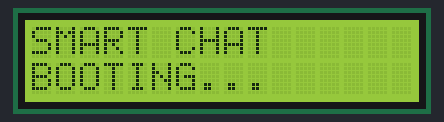
Bench run of a sketch on a simulated Arduino Uno, built with avr-gcc and run on an emulated ATmega328P. Shown: 16×2 character LCD. WiFi joins after 1.5 s; servers stay silent unless stated; what the sketch prints to the serial monitor is not drawn.

Above: at 0.1 s.
At 2.7 s:
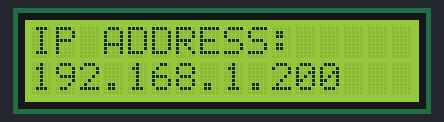
At 5.2 s:
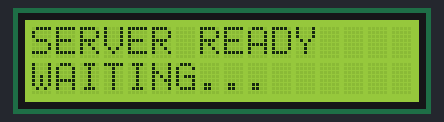
At 7.0 s:
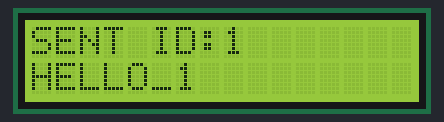
At 22.3 s:
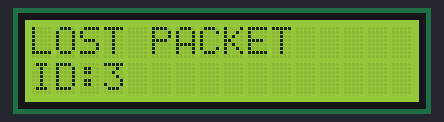
At 36.4 s:
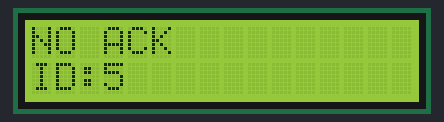

Measured:
- what the display in image 1 shows lasts 2.5 s, from 2.6 s to 5.1 s
- what the display in image 2 shows lasts 1.6 s, from 5.1 s to 6.7 s
- what the display in image 3 shows lasts 5.0 s, from 6.9 s to 11.9 s
- what the display in image 4 shows lasts 1.0 s, from 22.3 s to 23.3 s

The sketch:

arduino_semantic.ino
```cpp
// ============================================================
//  Smart Chat Client — Application Semantics Edition
//  Arduino + Ethernet Shield + I2C LCD 16x2
// ============================================================

#include <SPI.h>
#include <Ethernet.h>
#include <Wire.h>
#include <LiquidCrystal_I2C.h>

// ================= DOMAIN TYPES =================
// A MessageID is always a positive integer — never zero or negative.
// Wrapping it makes illegal values impossible to pass accidentally.
struct MessageID {
  int value;
  explicit MessageID(int v) : value(v) {}
  MessageID next() const { return MessageID(value + 1); }
  bool operator==(const MessageID& o) const { return value == o.value; }
};

// Connection states — only valid transitions are allowed in code.
enum class ConnectionState {
  DISCONNECTED,
  CONNECTING,
  CONNECTED,
  SENDING,
  WAITING_RESPONSE,
  ERROR
};

// ================= NETWORK CONFIG =================
byte mac[] = { 0xDE, 0xAD, 0xBE, 0xEF, 0xFE, 0xED };
IPAddress ip(192, 168, 1, 200);
IPAddress serverIP(192, 168, 1, 2);
const uint16_t SERVER_PORT = 5000;

EthernetClient client;

// ================= LCD =================
LiquidCrystal_I2C lcd(0x27, 16, 2);

// ================= APPLICATION STATE =================
// All mutable state lives here — explicit, not scattered in globals.
struct ChatClientState {
  MessageID nextID;
  unsigned long lastSendMs;
  ConnectionState connState;
  uint8_t missedPacketID;   // Semantic: which packet we deliberately skip (demo)

  ChatClientState()
    : nextID(1),
      lastSendMs(0),
      connState(ConnectionState::DISCONNECTED),
      missedPacketID(3)   // Semantic: "Packet #3 is the simulated lost packet"
  {}
};

ChatClientState state;

const unsigned long SEND_INTERVAL_MS  = 3000;
const unsigned long RECEIVE_TIMEOUT_MS = 3000;

// ================= LCD DISPLAY =================
// Semantic: LCD only shows meaningful domain messages, not raw strings.
void lcdShow(const String& line1, const String& line2) {
  lcd.clear();
  lcd.setCursor(0, 0);
  lcd.print(line1.substring(0, 16));
  lcd.setCursor(0, 1);
  lcd.print(line2.substring(0, 16));
}

// Semantic helpers — named by what they MEAN, not how they work.
void lcdShowConnecting()            { lcdShow("CONNECTING...", ""); }
void lcdShowConnected()             { lcdShow("CONNECTED", "SENDING..."); }
void lcdShowConnectionFailed()      { lcdShow("CONNECTION", "FAILED"); }
void lcdShowDisconnected()          { lcdShow("DISCONNECTED", ""); }
void lcdShowLostPacket(MessageID id){ lcdShow("LOST PACKET", "ID:" + String(id.value)); }

void lcdShowSentMessage(MessageID id) {
  lcdShow("SENT ID:" + String(id.value), "HELLO_" + String(id.value));
}

void lcdShowReceivedResponse(const String& incoming) {
  // Split cleanly at 16 chars (LCD row boundary)
  String line1 = incoming.substring(0, 16);
  String line2 = (incoming.length() > 16)
    ? incoming.substring(16, min(32, (int)incoming.length()))
    : "";
  lcdShow(line1, line2);
}

void lcdShowAckReceived(MessageID id)  { lcdShow("ACK RECEIVED", "ID:" + String(id.value)); }
void lcdShowNoAck(MessageID id)        { lcdShow("NO ACK", "ID:" + String(id.value)); }

// ================= ACK PARSING =================
// Semantic: recognises whether a server reply is the specific ACK for
// the message we just sent — not just any bytes that happened to come back.
// Precondition:  none
// Postcondition: returns true only if response exactly matches
//                "ACK:ID:<expectedID>|STATUS:OK"
bool isAckFor(const String& response, MessageID expectedID) {
  return response == ("ACK:ID:" + String(expectedID.value) + "|STATUS:OK");
}

// ================= MESSAGE BUILDER =================
// Semantic: constructs a valid protocol message for a given ID.
// Precondition:  id.value > 0
// Postcondition: returned string matches "ID:N|USER:Arduino|MSG:Hello_N"
String buildMessage(MessageID id) {
  return "ID:"  + String(id.value)
       + "|USER:Arduino"
       + "|MSG:Hello_" + String(id.value);
}

// ================= LOST PACKET SIMULATION =================
// Semantic: a "lost packet" in this demo means we skip its ID entirely.
// The server will detect the gap in sequence numbers.
// Precondition:  state is valid
// Postcondition: state.nextID is advanced past the skipped ID
bool isSimulatedLostPacket(MessageID id) {
  return id.value == state.missedPacketID;
}

void skipLostPacket() {
  Serial.println(">>> SIMULATING LOST PACKET ID:" + String(state.nextID.value));
  lcdShowLostPacket(state.nextID);
  delay(1000);
  state.nextID = state.nextID.next();   // Advance past the skipped ID
}

// ================= SEND MESSAGE =================
// Semantic: "send a chat message" — connects, sends, waits for ACK, disconnects.
// Precondition:  Ethernet is initialised
// Postcondition: state.nextID is incremented; message was sent OR error was logged
void sendChatMessage() {

  // --- Lost packet simulation (must happen BEFORE building the message) ---
  if (isSimulatedLostPacket(state.nextID)) {
    skipLostPacket();
  }

  MessageID currentID = state.nextID;
  String message = buildMessage(currentID);

  // --- Connect ---
  state.connState = ConnectionState::CONNECTING;
  lcdShowConnecting();

  if (!client.connect(serverIP, SERVER_PORT)) {
    state.connState = ConnectionState::ERROR;
    Serial.println("!!! CONNECTION FAILED");
    lcdShowConnectionFailed();
    delay(2000);
    return;   // Precondition violated — abort, do not advance ID
  }

  // --- Send ---
  state.connState = ConnectionState::SENDING;
  lcdShowConnected();
  client.println(message);

  Serial.println("=================================");
  Serial.println("SENT: " + message);
  lcdShowSentMessage(currentID);
  delay(2000);

  // --- Wait for response ---
  // Semantic: "waiting for response" specifically means waiting for the
  // ACK that matches the message we just sent, not just any incoming bytes
  // (a rebroadcast from another client could arrive on the same line too).
  state.connState = ConnectionState::WAITING_RESPONSE;
  unsigned long deadline = millis() + RECEIVE_TIMEOUT_MS;
  bool ackReceived = false;

  while (millis() < deadline && !ackReceived) {
    if (client.available()) {
      String response = client.readStringUntil('\n');
      response.trim();
      Serial.println("RECEIVED: " + response);

      if (isAckFor(response, currentID)) {
        ackReceived = true;
        lcdShowAckReceived(currentID);
      } else {
        lcdShowReceivedResponse(response);
      }
      delay(2000);
    }
  }

  if (!ackReceived) {
    Serial.println("!!! NO ACK RECEIVED FOR ID:" + String(currentID.value));
    lcdShowNoAck(currentID);
    delay(1500);
  }

  // --- Disconnect ---
  client.stop();
  state.connState = ConnectionState::DISCONNECTED;
  lcdShowDisconnected();
  delay(1000);

  // Advance to next ID only after a successful send cycle
  state.nextID = currentID.next();
}

// ================= BOOT SEQUENCE =================
// Semantic: "the device is starting up" — not just "run some init code"
void bootSequence() {
  lcdShow("SMART CHAT", "BOOTING...");
  delay(1500);

  Ethernet.begin(mac, ip);
  delay(1000);

  IPAddress local = Ethernet.localIP();
  String ipStr = String(local[0]) + "." + String(local[1]) + "."
               + String(local[2]) + "." + String(local[3]);

  lcdShow("IP ADDRESS:", ipStr);
  delay(2500);
  lcdShow("SERVER READY", "WAITING...");
  delay(1500);
}

// ================= ARDUINO ENTRY POINTS =================
void setup() {
  Serial.begin(9600);
  lcd.init();
  lcd.backlight();
  bootSequence();
}

void loop() {
  // Semantic: "it is time to send the next chat message"
  bool timeToSend = (millis() - state.lastSendMs) >= SEND_INTERVAL_MS;

  if (timeToSend) {
    state.lastSendMs = millis();
    sendChatMessage();
  }
}
```
